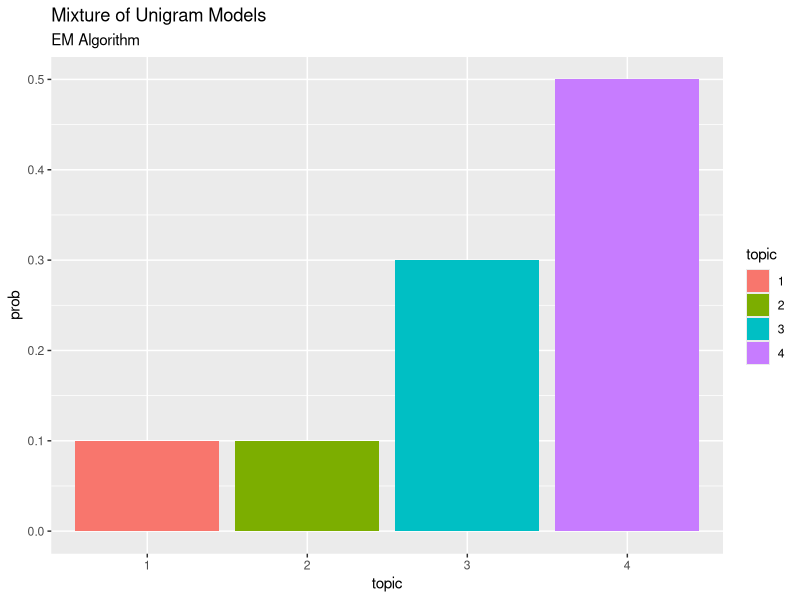
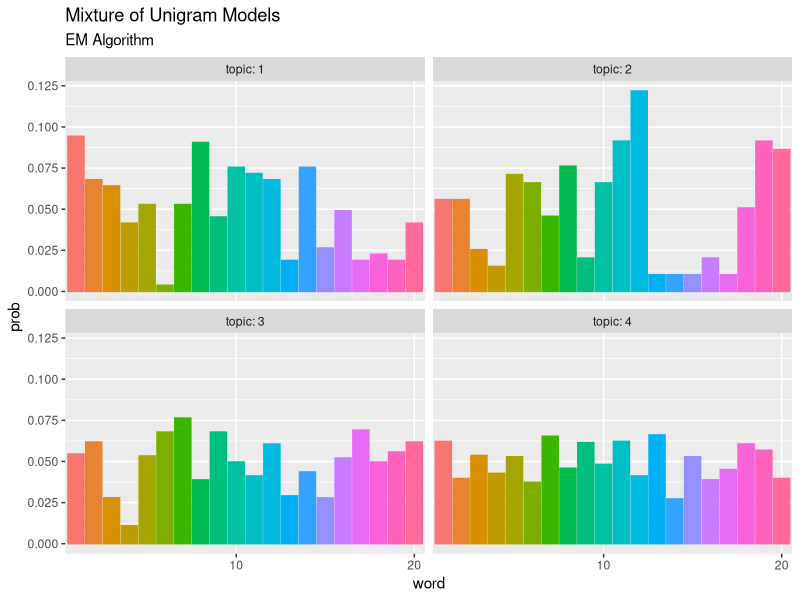

Here is the R script that generated these plots, in order: (Note: this script raises an error after producing the figures.)

# Ch3.3 混合ユニグラムモデル:EMアルゴリズム(最尤推定) ----------------------------------------------------------------------

# 利用パッケージ
library(tidyverse)


## 簡易文書データ
# 文書数
D <- 10
# 語彙数
V <- 20
# 各文書における各語彙数
N_dv <- matrix(sample(0:25, D * V, replace = TRUE), D, V)


# パラメータの初期設定 --------------------------------------------------------------

# トピック数を指定
K <- 4

# 負担率の受け皿
q_dk <- matrix(
  0, nrow = D, ncol = K, 
  dimnames = list(paste0("d=", 1:D), # 行名
                  paste0("k=", 1:K)) # 列名
)


## トピック分布(theta)の初期値
# ランダムに値を設定
tmp_theta_k <- seq(0.01, 1, by = 0.01) %>% 
  sample(size = K, replace = TRUE)

# 正規化
theta_k <- tmp_theta_k / sum(tmp_theta_k)

# 確認用の要素名
names(theta_k) <- paste0("k=", 1:K)


## 単語分布(phi)の初期値
# ランダムに値を設定
tmp_phi_kv <- seq(0.01, 1, by = 0.01) %>% 
  sample(size = K * V, replace = TRUE) %>% 
  matrix(
    nrow = K, ncol = V, 
    dimnames = list(paste0("k=", 1:K), # 確認用の行名
                    paste0("v=", 1:V)) # 確認用の列名
  )

# 正規化
phi_kv <- tmp_phi_kv / rowSums(tmp_phi_kv)


# EMアルゴリズム(最尤推定) --------------------------------------------------------------------

# 試行回数を指定
Iter <- 50

# 推移の確認用
trace_theta <- matrix(
  0, nrow = K, ncol = Iter + 1, 
  dimnames = list(paste0("k=", 1:K), paste0("i=", 0:Iter))
)
trace_phi <- array(
  0, dim = c(K, V, Iter + 1), 
  dimnames = list(paste0("k=", 1:K), paste0("v=", 1:V), paste0("i=", 0:Iter))
)
# 初期値を代入
trace_theta[, 1] <- theta_k
trace_phi[, , 1] <- phi_kv

for(i in 1:Iter){
  
  # 次ステップのパラメータを初期化
  new_theta_k <- rep(0, K)
  names(new_theta_k) <- paste0("k=", 1:K)
  new_phi_kv <- matrix(
    0, nrow = K, ncol = V, 
    dimnames = list(paste0("k=", 1:K), paste0("v=", 1:V))
  )
  
  for(d in 1:D){ ## (各文書)
    
    for(k in 1:K){ ## (各トピック)
      
      # 負担率の計算
      term_k <- log(theta_k + 1e-7) + colSums(N_dv[d, ] * log(t(phi_kv + 1e-7)))
      q_dk[d, k] <- exp(term_k[k] - min(term_k)) / sum(exp(term_k - min(term_k)))
      
      # トピック分布(theta)を更新
      new_theta_k[k] <- new_theta_k[k] + q_dk[d, k]
      
      for(v in 1:V){ ## (各語彙)
        
        # 単語分布(phi)を更新
        new_phi_kv[k, v] <- new_phi_kv[k, v] + q_dk[d, k] * N_dv[d, v]
        
      } ## (/各語彙)
    } ## (/各トピック)
  } ## (/各文書)
  
  # パラメータの更新
  theta_k <- new_theta_k
  phi_kv  <- new_phi_kv
  
  # パラメータの正規化
  theta_k <- theta_k / sum(theta_k)
  phi_kv  <- phi_kv / rowSums(phi_kv)
  
  # 推移の確認用
  trace_theta[, i + 1] <- theta_k
  trace_phi[, , i + 1] <- phi_kv
  
  # 動作確認
  print(paste0(i, "th try..."))
}


# 推定結果の確認 -----------------------------------------------------------------

## トピック分布
# 作図用のデータフレームを作成
theta_df <- data.frame(
  topic = as.factor(1:K), 
  prob = theta_k
)

# 作図
ggplot(theta_df, aes(x = topic, y = prob, fill = topic)) + 
  geom_bar(stat = "identity", position = "dodge") + # 棒グラフ
  labs(title = "Mixture of Unigram Models", 
       subtitle = "EM Algorithm") # ラベル


## 単語分布
# 作図用のデータフレームを作成
phi_df_wide <- cbind(
  as.data.frame(phi_kv), 
  topic = as.factor(1:K)
)

# データフレームをlong型に変換
phi_df_long <- pivot_longer(
  phi_df_wide, 
  cols = -topic, # 変換せずにそのまま残す現列名
  names_to = "word", # 現列名を格納する新しい列の名前
  names_prefix = "v=", # 現列名から取り除く文字列
  names_ptypes = list(word = factor()), # 現列名を要素とする際の型
  values_to = "prob" # 現要素を格納する新しい列の名前
)

# 作図
ggplot(phi_df_long, aes(x = word,  y = prob, fill = word, color = word)) + 
  geom_bar(stat = "identity", position = "dodge") + # 棒グラフ
  facet_wrap(~ topic, labeller = label_both) + # グラフの分割
  scale_x_discrete(breaks = seq(0, V, by = 10)) + # x軸目盛
  theme(legend.position = "none") + # 凡例
  labs(title = "Mixture of Unigram Models", 
       subtitle = "EM Algorithm") # ラベル



# 更新値の推移の確認 -------------------------------------------------------------------

## トピック分布
# 作図用のデータフレームを作成
trace_theta_df_wide <- cbind(
  as.data.frame(trace_theta), 
  topic = as.factor(1:K)
)

# データフレームをlong型に変換
trace_theta_df_long <- pivot_longer(
  trace_theta_df_wide, 
  cols = -topic, # 変換せずにそのまま残す現列名
  names_to = "Iteration", # 現列名を格納する新しい列の名前
  names_prefix = "i=", # 現列名から取り除く文字列
  names_ptypes = list(Iteration = numeric()), # 現列名を要素とする際の型
  values_to = "prob" # 現要素を格納する新しい列の名前
)

# 作図
ggplot(trace_theta_df_long, aes(x = Iteration, y = prob, color = topic)) + 
  geom_line() + # 折れ線グラフ
  labs(title = "Mixture of Unigram Models", 
       subtitle = "EM Algorithm") # ラベル


## 単語分布
# 確認するトピック番号を指定
TopicNum <- 1

# 作図用のデータフレームを作成
trace_phi_df_wide <- cbind(
  as.data.frame(trace_phi[TopicNum, , ]), 
  word = as.factor(1:V)
)

# データフレームをlong型に変換
trace_phi_df_long <- pivot_longer(
  trace_phi_df_wide, 
  cols = -word, # 変換せずにそのまま残す現列名
  names_to = "Iteration", # 現列名を格納する新しい列の名前
  names_prefix = "i=", # 現列名から取り除く文字列
  names_ptypes = list(Iteration = numeric()), # 現列名を要素とする際の型
  values_to = "prob" # 現要素を格納する新しい列の名前
)

# 作図
ggplot(trace_phi_df_long, aes(x = Iteration, y = prob, color = word)) + 
  geom_line(alpha = 0.5) + # 折れ線グラフ
  theme(legend.position = "none") + # 凡例
  labs(title = "Mixture of Unigram Models", 
       subtitle = "EM Algorithm") # ラベル


# 推移の確認用gif ---------------------------------------------------------------------

# 利用パッケージ
library(gganimate)


## トピック分布
# 作図
graph_theta <- ggplot(trace_theta_df_long, aes(x = topic, y = prob, fill = topic)) + 
  geom_bar(stat = "identity", position = "dodge") + # 棒グラフ
  transition_manual(Iteration) + 
  labs(title = "Mixture of Unigram Models:EM Algorithm", 
       subtitle = "i={current_frame}") # ラベル

# gif画像を作成
animate(graph_theta, nframes = Iter + 1, fps = 5)


## 単語分布
# 作図用のデータフレームを作成
trace_phi_WideDF <- data.frame()
for(i in 1:(Iter + 1)) {
  # データフレームに変換
  tmp_trace_phi <- cbind(
    as.data.frame(trace_phi[, , i]), 
    topic = as.factor(1:K), # トピック番号
    Iteration = i - 1 # 試行回数
  )
  
  # データフレームを結合
  trace_phi_WideDF <- rbind(trace_phi_WideDF, tmp_trace_phi)
}

# データフレームをlong型に変換
trace_phi_LongDF <- pivot_longer(
  trace_phi_WideDF, 
  cols = -c(topic, Iteration), # 変換せずにそのまま残す現列名
  names_to = "word", # 現列名を格納する新しい列の名前
  names_prefix = "v=", # 現列名から取り除く文字列
  names_ptypes = list(word = factor()), # 現列名を要素とする際の型
  values_to = "prob" # 現要素を格納する新しい列の名前
)

# 作図
graph_phi <- ggplot(trace_phi_LongDF, aes(x = word, y = prob, fill = word, color = word)) + 
  geom_bar(stat = "identity", position = "dodge") + # 棒グラフ
  facet_wrap( ~ topic, labeller = label_both) + # グラフの分割
  scale_x_discrete(breaks = seq(0, V, by = 10)) + # x軸目盛
  theme(legend.position = "none") + # 凡例
  transition_manual(Iteration) + # フレーム
  labs(title = "Mixture of Unigram Models:EM Algorithm", 
       subtitle = "i={current_frame}") # ラベル

# gif画像を作成
animate(graph_phi, nframes = Iter + 1, fps = 5)
